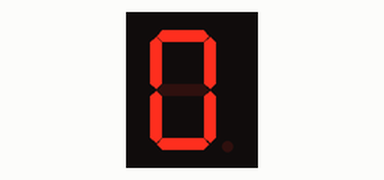
Recording of a sketch running on a simulated Arduino Uno, built with avr-gcc and run on an emulated ATmega328P. Parts: 1-digit seven-segment display. Wiring (inferred from the names in the program): 1-digit 7-segment display, segments lit when HIGH: segments pin 2, pin 3, pin 4, pin 5, pin 6, pin 8, pin 7, pin 9. The segment pins are drawn as the display they are named for.

Above: at 0.1 s.
At 1.1 s:
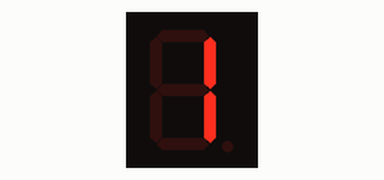
At 2.1 s:
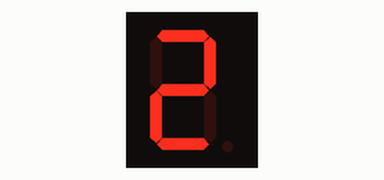
At 5.1 s:
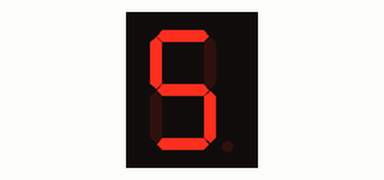
At 7.1 s:
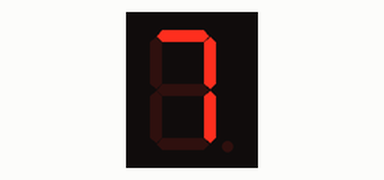
At 10.1 s:
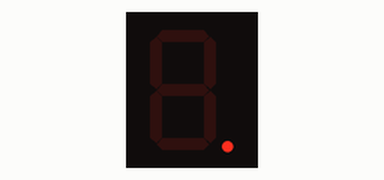

The sketch:

seven_segment_led.ino
```cpp
// Example code for driving a 7-segment LED common cathode numerical display
// Radio Shack part number 276-0075
// Code is based off work started by Sudar: https://github.com/sudar/arduino-sketches/tree/master/SevenSegment

#define pA 2
#define pB 3
#define pC 4
#define pD 5
#define pE 6
#define pF 7
#define pG 8
#define pDP 9

// common cathode;
#define ON HIGH
#define OFF LOW

// used for delay
int ms = 1000;

void setup() {
  pinMode(pA, OUTPUT);
  pinMode(pB, OUTPUT);
  pinMode(pC, OUTPUT);
  pinMode(pD, OUTPUT);
  pinMode(pE, OUTPUT);
  pinMode(pF, OUTPUT);
  pinMode(pG, OUTPUT);
  pinMode(pDP, OUTPUT);

}

void loop() {
  zero();
  one();
  two();
  three();
  four();
  five();
  six();
  seven();
  eight();
  nine();
  decimal();
}

// 0
void zero() {
  digitalWrite(pA, ON);
  digitalWrite(pB, ON);
  digitalWrite(pC, ON);
  digitalWrite(pD, ON);
  digitalWrite(pE, ON);
  digitalWrite(pF, OFF);
  digitalWrite(pG, ON);
  digitalWrite(pDP, OFF);
  delay(ms);
}

// 1
void one() {
  digitalWrite(pA, OFF);
  digitalWrite(pB, ON);
  digitalWrite(pC, ON);
  digitalWrite(pD, OFF);
  digitalWrite(pE, OFF);
  digitalWrite(pF, OFF);
  digitalWrite(pG, OFF);
  digitalWrite(pDP, OFF);
  delay(ms);
}

// 2
void two() {
  digitalWrite(pA, ON);
  digitalWrite(pB, ON);
  digitalWrite(pC, OFF);
  digitalWrite(pD, ON);
  digitalWrite(pE, ON);
  digitalWrite(pF, ON);
  digitalWrite(pG, OFF);
  digitalWrite(pDP, OFF);
  delay(ms);
}

// 3
void three() {
  digitalWrite(pA, ON);
  digitalWrite(pB, ON);
  digitalWrite(pC, ON);
  digitalWrite(pD, ON);
  digitalWrite(pE, OFF);
  digitalWrite(pF, ON);
  digitalWrite(pG, OFF);
  digitalWrite(pDP, OFF);
  delay(ms);
}

// 4
void four() {
  digitalWrite(pA, OFF);
  digitalWrite(pB, ON);
  digitalWrite(pC, ON);
  digitalWrite(pD, OFF);
  digitalWrite(pE, OFF);
  digitalWrite(pF, ON);
  digitalWrite(pG, ON);
  digitalWrite(pDP, OFF);
  delay(ms);
}

// 5
void five() {
  digitalWrite(pA, ON);
  digitalWrite(pB, OFF);
  digitalWrite(pC, ON);
  digitalWrite(pD, ON);
  digitalWrite(pE, OFF);
  digitalWrite(pF, ON);
  digitalWrite(pG, ON);
  digitalWrite(pDP, OFF);
  delay(ms);
}

// 6
void six() {
  digitalWrite(pA, ON);
  digitalWrite(pB, OFF);
  digitalWrite(pC, ON);
  digitalWrite(pD, ON);
  digitalWrite(pE, ON);
  digitalWrite(pF, ON);
  digitalWrite(pG, ON);
  digitalWrite(pDP, OFF);
  delay(ms);
}

// 7
void seven() {
  digitalWrite(pA, ON);
  digitalWrite(pB, ON);
  digitalWrite(pC, ON);
  digitalWrite(pD, OFF);
  digitalWrite(pE, OFF);
  digitalWrite(pF, OFF);
  digitalWrite(pG, OFF);
  digitalWrite(pDP, OFF);
  delay(ms);
}

// 8
void eight() {
  digitalWrite(pA, ON);
  digitalWrite(pB, ON);
  digitalWrite(pC, ON);
  digitalWrite(pD, ON);
  digitalWrite(pE, ON);
  digitalWrite(pF, ON);
  digitalWrite(pG, ON);
  digitalWrite(pDP, OFF);
  delay(ms);
}

// 9
void nine() {
  digitalWrite(pA, ON);
  digitalWrite(pB, ON);
  digitalWrite(pC, ON);
  digitalWrite(pD, ON);
  digitalWrite(pE, OFF);
  digitalWrite(pF, ON);
  digitalWrite(pG, ON);
  digitalWrite(pDP, OFF);
  delay(ms);
}

// decimal
void decimal() {
  digitalWrite(pA, OFF);
  digitalWrite(pB, OFF);
  digitalWrite(pC, OFF);
  digitalWrite(pD, OFF);
  digitalWrite(pE, OFF);
  digitalWrite(pF, OFF);
  digitalWrite(pG, OFF);
  digitalWrite(pDP, ON);
  delay(ms);
}
```

Measured:
- by itself, everything shown: repeats every 11.0 s, in 11 steps
- what the display in image 1 shows lasts 1.0 s, from 1.0 s to 2.0 s
